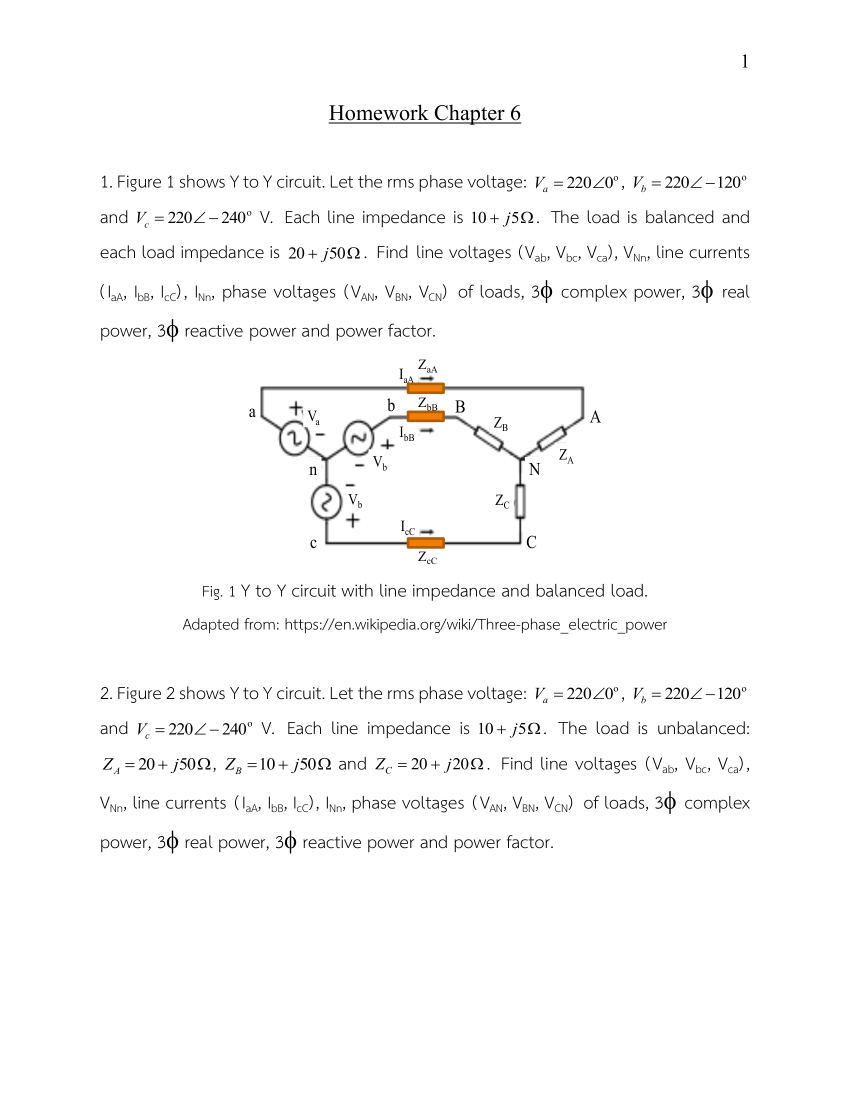
#> input picture images/diagrams/hw6_p01_full.png, 1700 x 2200 px, found by its file name (shown at 1/2 size)
$ python crop_hw6.py
#> lines starting #> are read from the running program, lines starting #| are printed output that depends on the picture
from PIL import Image

im1 = Image.open(r"c:\Users\thana\Desktop\Private-Flashcard\images\diagrams\hw6_p01_full.png")
#> im1 is the input picture: PIL image 1700x2200 RGB; mean R, G, B 249.8, 249.7, 249.5
# Fig 1 is roughly in the middle of page 1
# Let's crop Fig 1
fig1 = im1.crop((100, 480, 1600, 1100))
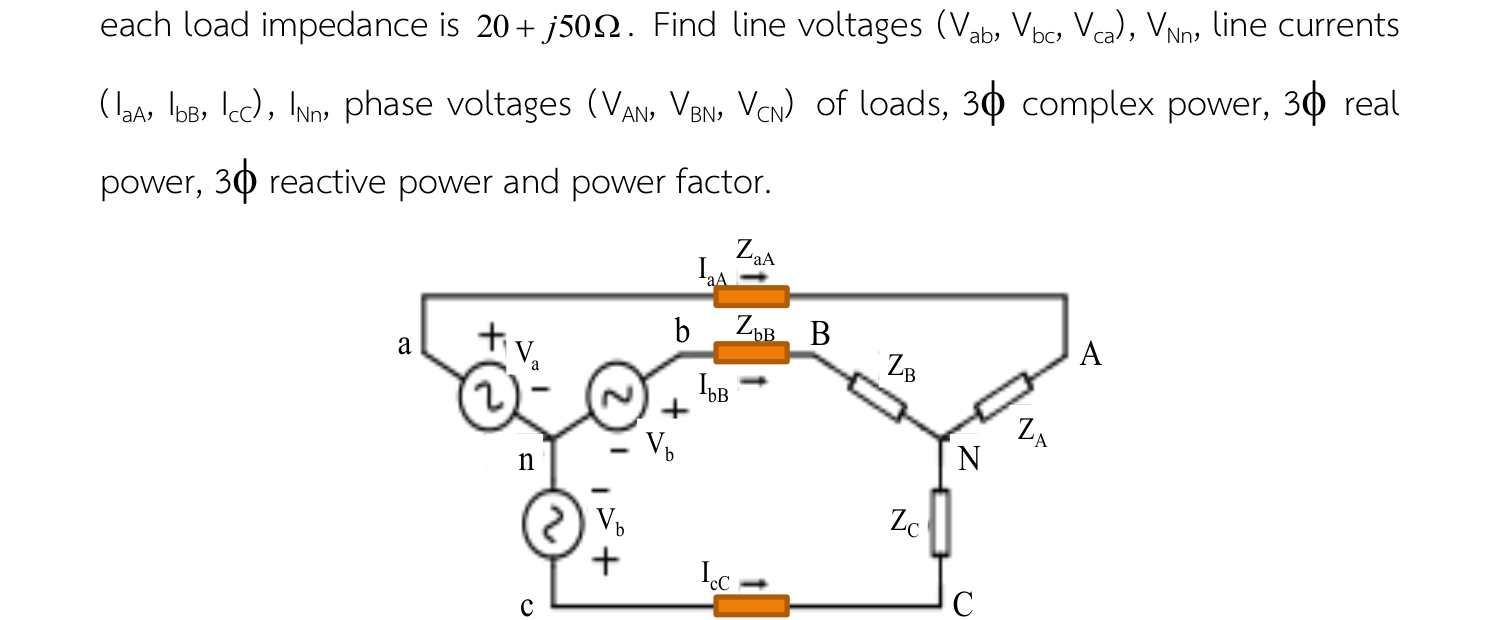
#> fig1: PIL image 1500x620 RGB; mean R, G, B 247, 246.4, 245.9
fig1.save(r"c:\Users\thana\Desktop\Private-Flashcard\images\diagrams\hw6_fig1_yy_balanced.png")

# Fig 2 is on bottom of page 1 and top of page 2
im2 = Image.open(r"c:\Users\thana\Desktop\Private-Flashcard\images\diagrams\hw6_p02_full.png")
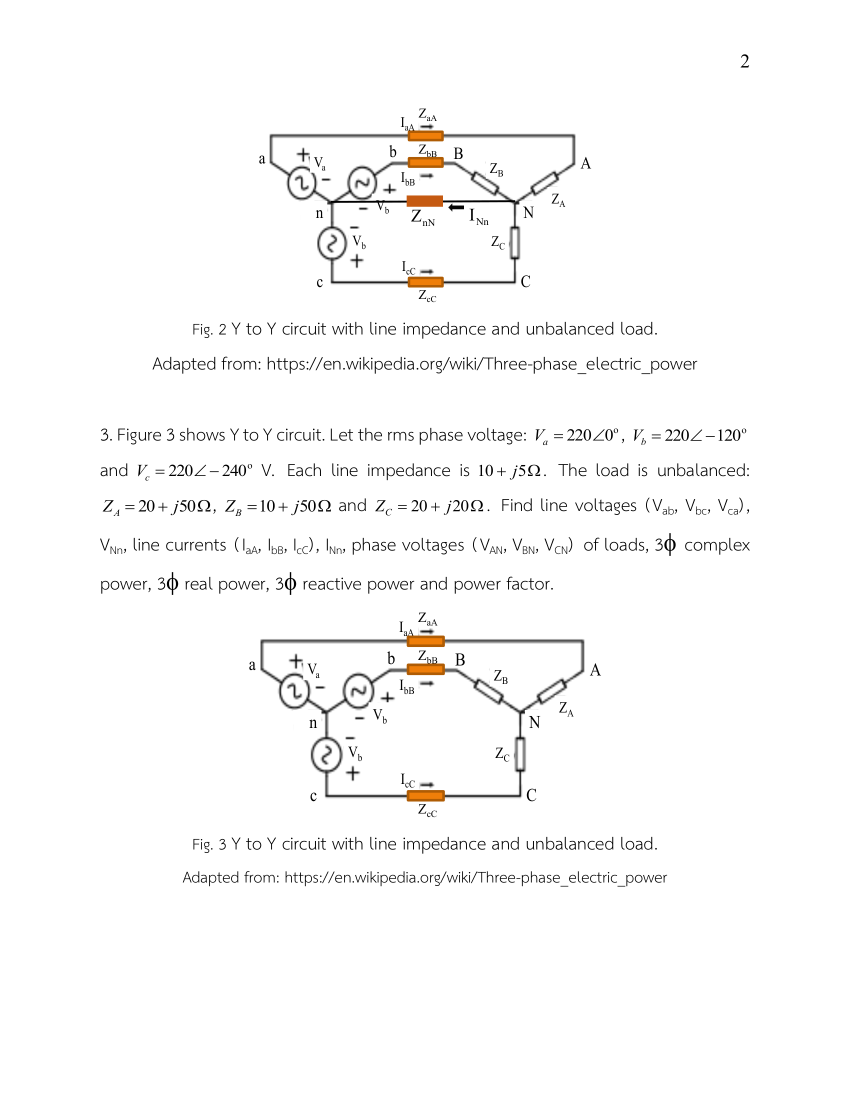
#> input picture images/diagrams/hw6_p02_full.png, 1700 x 2200 px, found by its file name (shown at 1/2 size)
#> im2 is the input picture: PIL image 1700x2200 RGB; mean R, G, B 250, 249.7, 249.4
fig2 = im2.crop((100, 80, 1600, 680))
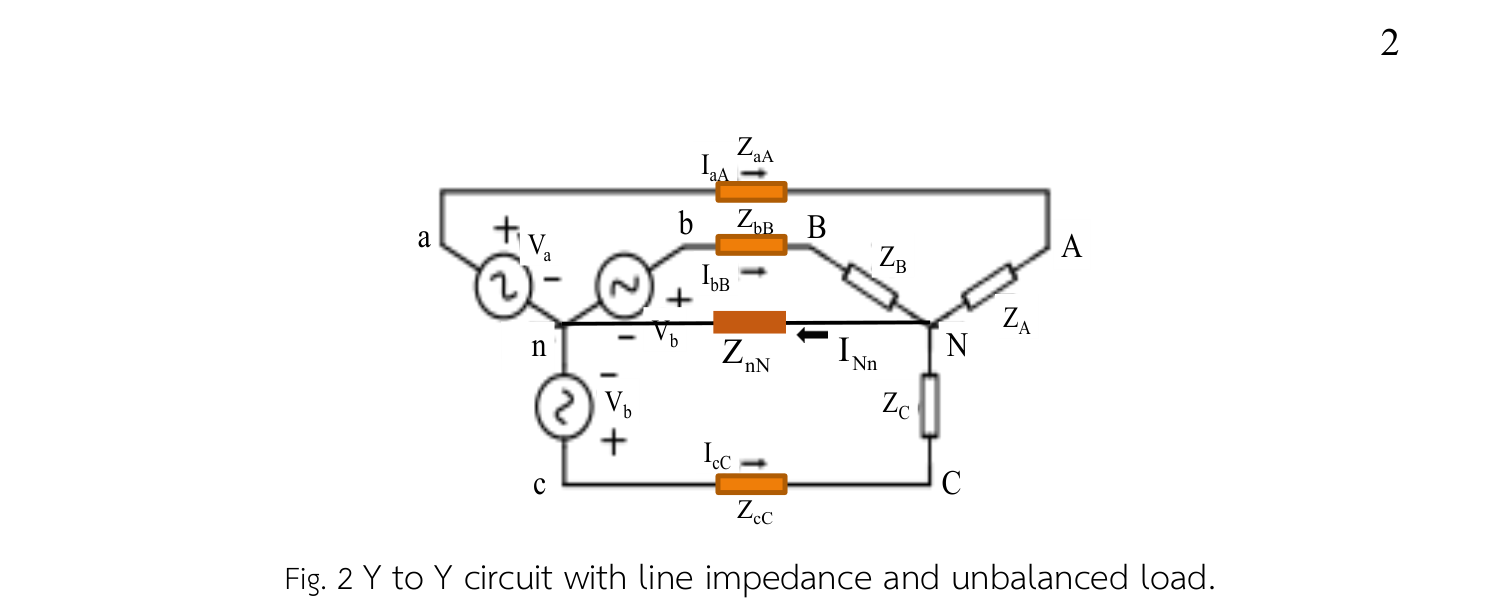
#> fig2: PIL image 1500x600 RGB; mean R, G, B 249.3, 248.6, 247.9
fig2.save(r"c:\Users\thana\Desktop\Private-Flashcard\images\diagrams\hw6_fig2_yy_unbalanced.png")

# Fig 3 is on bottom of page 2
fig3 = im2.crop((100, 1300, 1600, 2050))
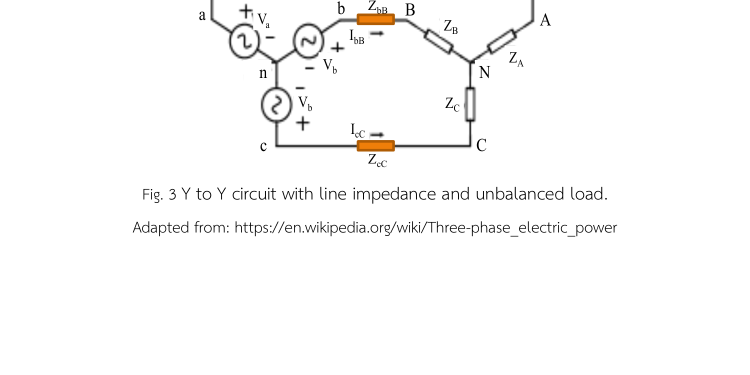
#> fig3: PIL image 1500x750 RGB (shown at 1/2 size); mean R, G, B 250.4, 250.1, 249.8
fig3.save(r"c:\Users\thana\Desktop\Private-Flashcard\images\diagrams\hw6_fig3_yy_neutral_z.png")

print("Cropped HW6 Figs 1, 2, 3 successfully")
